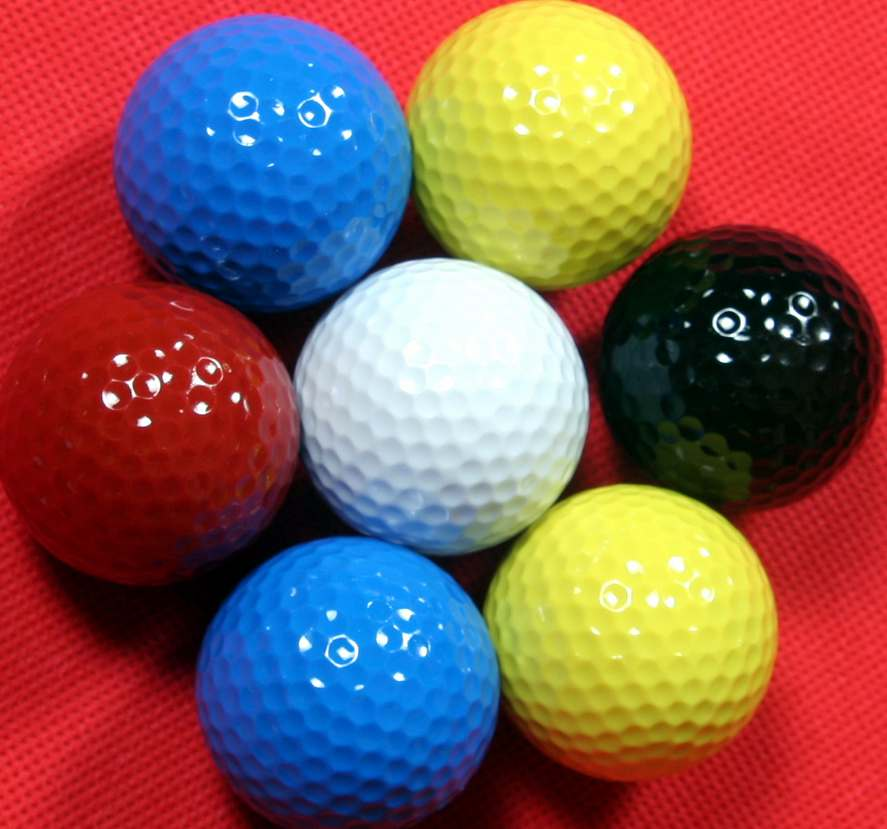
//> input picture Tutorial/DLIP_Tutorial_ColorImageProcessing/color_ball.jpg, 887 x 829 px, given in place of the camera
$ ./DLIP_Tutorial_Colorimageprocessing   (built with g++ and OpenCV 4)
//> lines starting //> are read from the running program, lines starting //| are printed output that depends on the picture; after the words box and inside, x2 and y2 are one past the last pixel; in counts of white or black regions, pixels touching at a corner belong together
// [4 lines of commented-out code are left out]
#include <iostream>
#include <deque>
#include <opencv2/opencv.hpp>

using namespace cv;
using namespace std;

Mat image;
Point origin;
Rect selection;
bool selectObject = false;
bool trackObject = false;
int hmin = 1, hmax = 179, smin = 30, smax = 255, vmin = 0, vmax = 255;

/// On mouse event
static void onMouse(int event, int x, int y, int, void*);

// 사각형 영역과 기록된 시간을 저장하기 위한 구조체
struct TrackPoint {
	Rect box;
	double timestamp;
};

int main()
{
	Mat image_disp, hsv, hue, mask, dst;
	vector<vector<Point> > contours;

	// 웹캠 열기
	VideoCapture cap(0);
	if (!cap.isOpened()) {
		cout << "웹캠을 열 수 없습니다." << endl;
		return -1;
	}

	cap >> image; // 초기 프레임을 읽어와서 사이즈 설정을 위해 사용
//> image is the input picture: 829 rows x 887 cols, CV_8UC3; mean B, G, R 86, 91, 137.5
	Mat dst_track = Mat::zeros(image.size(), CV_8UC3);

	// 최근 10초간의 경로와 시간을 저장할 덱(Deque)
	deque<TrackPoint> trackPoints;

	// TrackBar 설정
	namedWindow("Source", 0);
	setMouseCallback("Source", onMouse, 0);
	createTrackbar("Hmin", "Source", &hmin, 179, 0);
	createTrackbar("Hmax", "Source", &hmax, 179, 0);
	createTrackbar("Smin", "Source", &smin, 255, 0);
	createTrackbar("Smax", "Source", &smax, 255, 0);
	createTrackbar("Vmin", "Source", &vmin, 255, 0);
	createTrackbar("Vmax", "Source", &vmax, 255, 0);

	while (true)
	{
		cap >> image; // 실시간 영상 프레임 가져오기
		if (image.empty()) break;

		// 사용자가 거울처럼 볼 수 있도록 좌우 반전 (선택 사항)
		flip(image, image, 1);
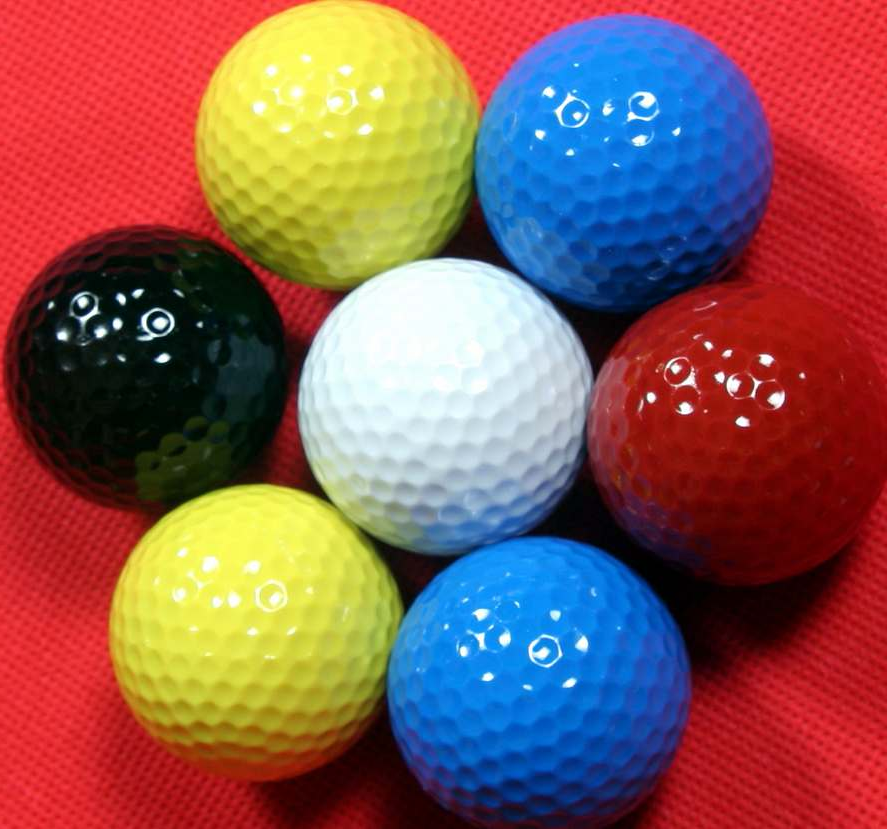
//> image: 829 rows x 887 cols, CV_8UC3; mean B, G, R 86, 91, 137.5
		image.copyTo(image_disp);

		imshow("Source", image);

		/******** Convert BGR to HSV ********/
		cvtColor(image, hsv, COLOR_BGR2HSV);
//> hsv: 829 rows x 887 cols, CV_8UC3; mean H, S, V 97.1, 189.9, 172.9

		/******** Add Pre-Processing such as filtering etc  ********/
		GaussianBlur(hsv, hsv, Size(5, 5), 0);
//> hsv: 829 rows x 887 cols, CV_8UC3; mean H, S, V 97.1, 189.9, 172.9

		/// set dst as the output of InRange
		inRange(hsv, Scalar(MIN(hmin, hmax), MIN(smin, smax), MIN(vmin, vmax)),
			Scalar(MAX(hmin, hmax), MAX(smin, smax), MAX(vmin, vmax)), dst);
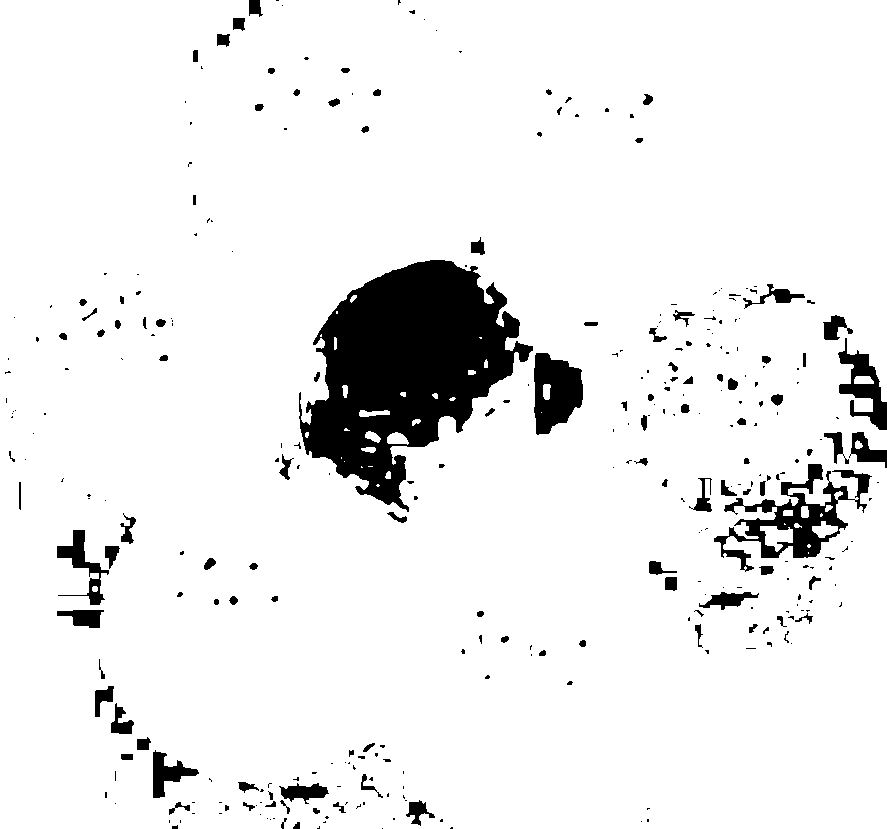
//> dst: 829 rows x 887 cols, CV_8UC1; 92.5% white; 324 black regions (209 under 20 px), largest, box (x1, y1, x2, y2) and area: (299, 260, 533, 512) 31400, (714, 464, 872, 572) 4963, (534, 353, 583, 435) 2865

		/******** Add Post-Processing such as morphology etc  ********/
		Mat kernel = getStructuringElement(MORPH_ELLIPSE, Size(5, 5));
		morphologyEx(dst, dst, MORPH_OPEN, kernel);
		morphologyEx(dst, dst, MORPH_CLOSE, kernel);
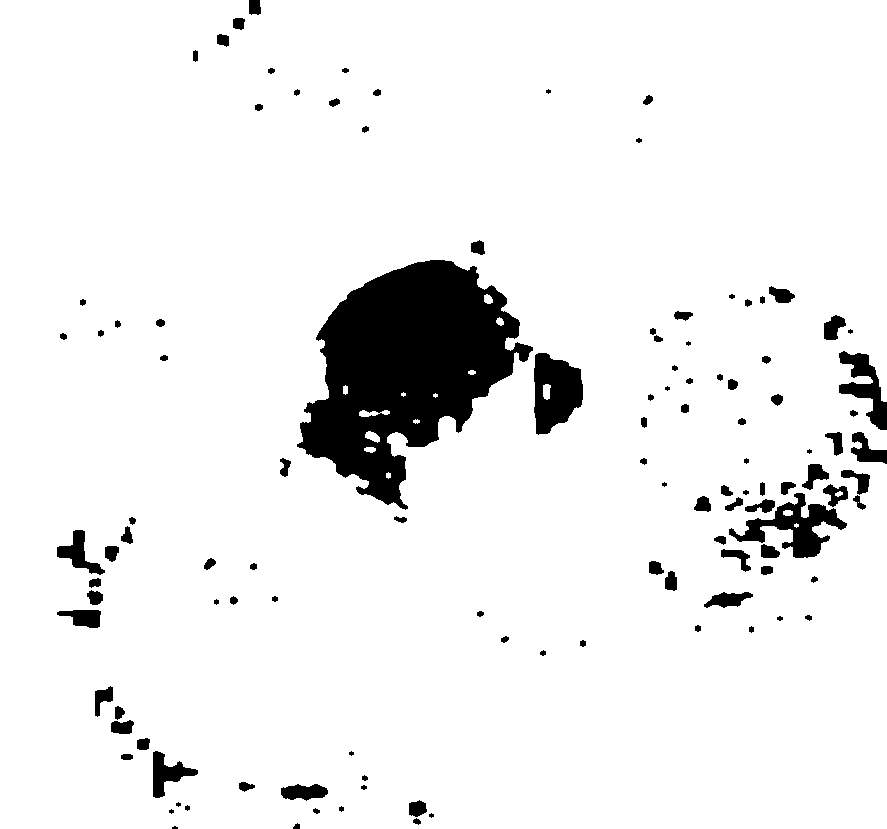
//> dst: 829 rows x 887 cols, CV_8UC1; 93% white; 115 black regions (11 under 20 px)

		namedWindow("InRange", 0);
		imshow("InRange", dst);

		/// once mouse has selected an area bigger than 0
		if (trackObject)
		{
			trackObject = false;					// Terminate the next Analysis loop
			Mat roi_HSV(hsv, selection); 			// Set ROI by the selection box
			Scalar means, stddev;
			meanStdDev(roi_HSV, means, stddev);
			cout << "\n Selected ROI Means= " << means << " \n stddev= " << stddev;

			// Change the value in the trackbar according to Mean and STD //
			hmin = MAX((means[0] - stddev[0] * 2), 0);
			hmax = MIN((means[0] + stddev[0] * 2), 179);
			setTrackbarPos("Hmin", "Source", hmin);
			setTrackbarPos("Hmax", "Source", hmax);

			/******** Repeat for S and V trackbar ********/
			smin = MAX((means[1] - stddev[1] * 2), 0);
			smax = MIN((means[1] + stddev[1] * 2), 255);
			vmin = MAX((means[2] - stddev[2] * 2), 0);
			vmax = MIN((means[2] + stddev[2] * 2), 255);
			setTrackbarPos("Smin", "Source", smin);
			setTrackbarPos("Smax", "Source", smax);
			setTrackbarPos("Vmin", "Source", vmin);
			setTrackbarPos("Vmax", "Source", vmax);

			// 새로운 객체를 선택할 때마다 기존 잔상 초기화
			trackPoints.clear();
		}

		if (selectObject && selection.area() > 0)  // Left Mouse is being clicked and dragged
		{
			// Mouse Drag을 화면에 보여주기 위함
			Mat roi_RGB(image_disp, selection);
			bitwise_not(roi_RGB, roi_RGB);
			imshow("Source", image_disp);
		}
		image.copyTo(image_disp);

		///  Find All Contour   ///
		findContours(dst, contours, RETR_EXTERNAL, CHAIN_APPROX_SIMPLE);
//> contours = 1 contour; box (x1, y1, x2, y2) and area: (0, 0, 887, 829) 730996

		// 현재 시간 측정 (초 단위)
		double currentTime = (double)getTickCount() / getTickFrequency();

		if (contours.size() > 0)
		{
			/// Find the Contour with the largest area ///
			double maxArea = 0;
			int maxArea_idx = 0;

			for (int i = 0; i < contours.size(); i++)
				if (contourArea(contours[i]) > maxArea) {
					maxArea = contourArea(contours[i]);
					maxArea_idx = i;
				}
//> this loop made 1 pass
//> maxArea on pass 1: 730995.5
//> after the loop, maxArea = 730995.5; maxArea_idx = 0

			// 일정 크기 이상일 때만 추적 (노이즈 방지)
			if (maxArea > 50)
			{
				Rect boxPoint = boundingRect(contours[maxArea_idx]);
//> boxPoint = Rect(0, 0, 887, 829)

				// 현재 박스와 시간을 덱에 저장
				trackPoints.push_back({ boxPoint, currentTime });

				/// Draw the Contour Box on Original Image ///
				// 현재 위치는 눈에 띄게 자홍색(Magenta) 굵은 네모로 표시
				rectangle(image_disp, boxPoint, Scalar(255, 0, 255), 3);
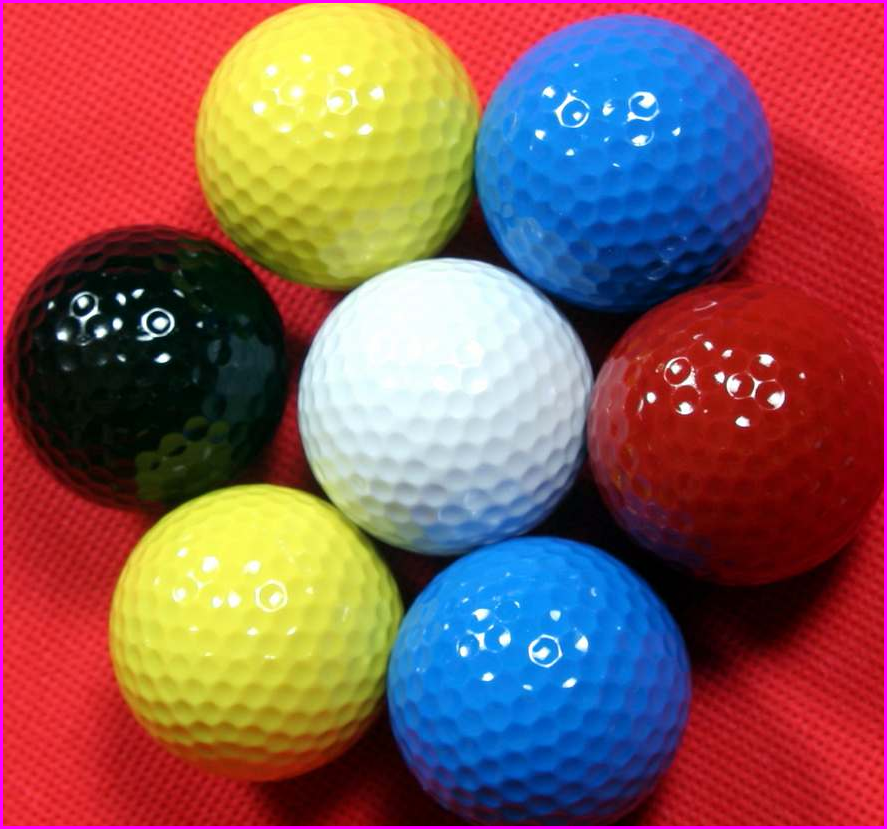
//> image_disp: 829 rows x 887 cols, CV_8UC3; 1.4% of pixels changed, all inside (x1, y1, x2, y2) = (0, 0, 887, 829)
			}
		}

		// 시간 초과된(10초 이전) 궤적 포인트 제거
		while (!trackPoints.empty() && (currentTime - trackPoints.front().timestamp) > 10.0) {
			trackPoints.pop_front();
		}

		// 매 프레임마다 새롭게 저장된 궤적(박스) 그리기
		Mat trajectory = Mat::zeros(image.size(), CV_8UC3);
		for (size_t i = 0; i < trackPoints.size(); i++) {
			// 과거의 위치 잔상은 초록색(Green)의 얇은 네모로 표시
			rectangle(trajectory, trackPoints[i].box, Scalar(255, 0, 255), 3);
		}

		// 원본 이미지(또는 현재 박스 그려진 이미지)에 10초 캔버스를 더함
		image_disp = image_disp + trajectory;

		namedWindow("Contour_Box", 0);
		imshow("Contour_Box", image_disp);

		char c = (char)waitKey(10);
//> the Esc key is pressed
		if (c == 27)
			break;
		else if (c == 'c' || c == 'C') // 'c' 키를 누르면 궤적 지우기 기능
		{
			trackPoints.clear();
		}
	} // end of for(;;)

	return 0;
}


/// On mouse event
static void onMouse(int event, int x, int y, int, void*)
{
	if (selectObject)  // for any mouse motion
	{
		selection.x = MIN(x, origin.x);
		selection.y = MIN(y, origin.y);
		selection.width = abs(x - origin.x) + 1;
		selection.height = abs(y - origin.y) + 1;
		selection &= Rect(0, 0, image.cols, image.rows);  /// Bitwise AND  check selectin is within the image coordinate
	}

	switch (event)
	{
	case EVENT_LBUTTONDOWN:
		selectObject = true;
		origin = Point(x, y);
		break;
	case EVENT_LBUTTONUP:
		selectObject = false;
		if (selection.area())
			trackObject = true;
		break;
	}
}
